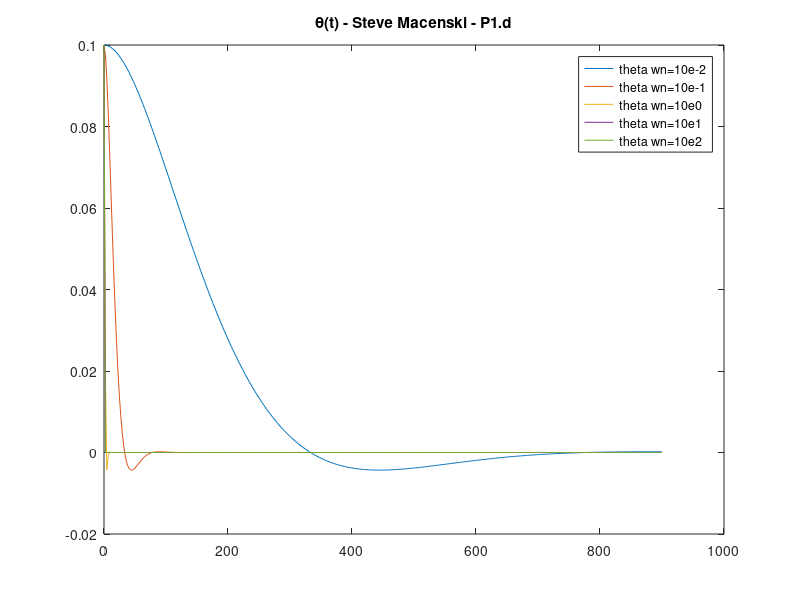
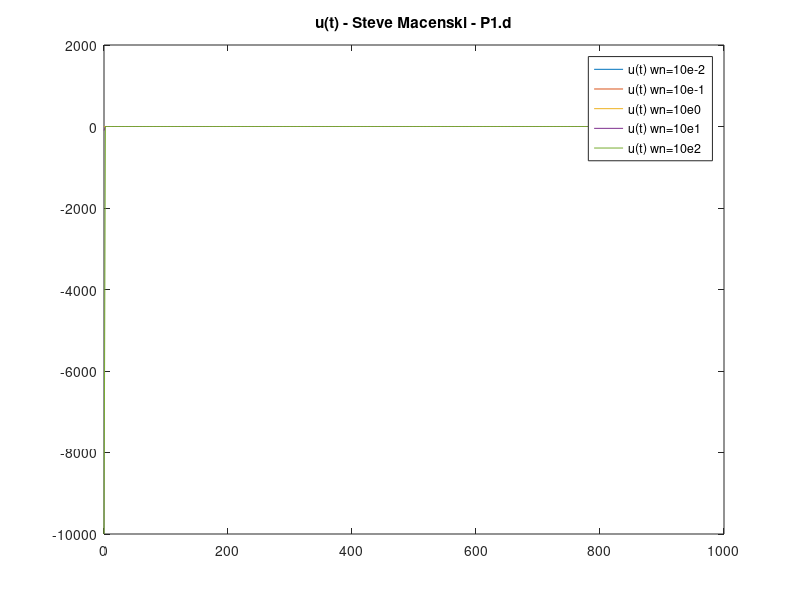
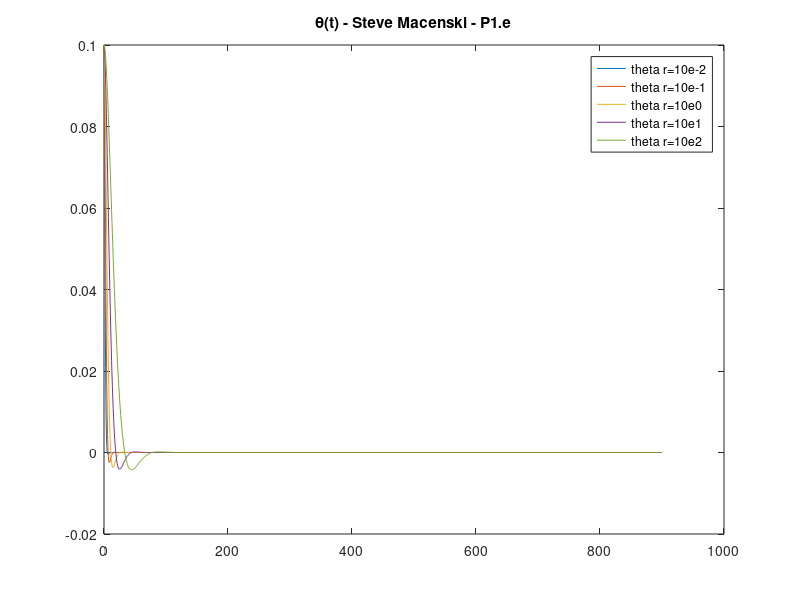
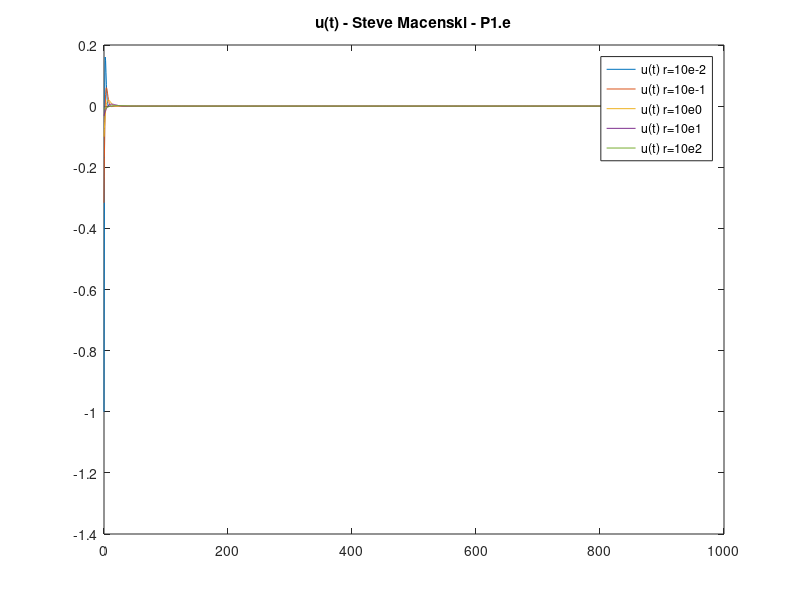

These charts were generated, in order, by the following MATLAB code:
function hw5_prob1

clc;
%% theta(t) v(t) and u(t) 1d
wn = [10^-2 10^-1 10^0 10^1 10^2];
J = 10;
Jw = 1; 
A = [0 1; 0 0];
B = [0 1/J]';
x0 = [0.1 0]';
v0 = 0;
for j=1:length(wn)

    t = linspace(0,900,400);

    k = [wn(j)^2*J 2*J/sqrt(2)*wn(j)];
    
    for i=1:length(t)
        x(:,i) = expm((A-B*k)*t(i))*x0;
    end
    figure(1) %theta(t)
    plot(t,x(1,:))
    hold on;
    
    figure(2) %u(t)
    plot(t,-k*x)
    hold on;

%     for i=1:length(t)
%         [t1,v] = ode45(@(t1,v) ((-k*x(:,i))./Jw),t,v0);
%     end
%     figure(5)
%     plot(t1,v)
%     hold on;
%     title('blah')
    
%     [t1,v] = ode45(@(t1,v) ((-k*x)./Jw),[0 900],v0);
%     figure(3) %v(t)
%     plot(t,v)
%     hold on;
end
figure(1)
legend('theta wn=10e-2','theta wn=10e-1','theta wn=10e0','theta wn=10e1','theta wn=10e2')
title('\theta(t) - Steve Macenski - P1.d')

figure(2)
legend('u(t) wn=10e-2','u(t) wn=10e-1','u(t) wn=10e0','u(t) wn=10e1','u(t) wn=10e2')
title('u(t) - Steve Macenski - P1.d')

% figure(3)
% legend('v wn=10e-2','v wn=10e-1','v wn=10e0','v wn=10e1','v wn=10e2')
% title('v(t) - Steve Macenski - P1.d')

%% theta(t) v(t) u(t) for 1e: using LQR 
R = [10^-2 10^-1 10^0 10^1 10^2];
J = 10;
Jw = 1;
A = [0 1; 0 0];
B = [0 1/J]'; 
x0 = [0.1 0]';
v0 = 0;
Q = eye(2);
for j=1:length(R)

    t = linspace(0,900,1400);

    k = lqr(A,B,Q,R(j));

    for i=1:length(t)
        x(:,i) = expm((A-B*k)*t(i))*x0;
    end
    figure(3) %theta(t)
    plot(t,x(1,:))
    hold on;
    
    figure(4) %u(t)
    plot(t,-k*x)
    hold on;
    
    %[t,v] = ode45(@(t,v) ((-k*x)./Jw),[0 900],v0);
    %figure(5) %v(t)
    %plot(t,v)
    %hold on;
end 
figure(3)
legend('theta r=10e-2','theta r=10e-1','theta r=10e0','theta r=10e1','theta r=10e2')
title('\theta(t) - Steve Macenski - P1.e')

figure(4)
legend('u(t) r=10e-2','u(t) r=10e-1','u(t) r=10e0','u(t) r=10e1','u(t) r=10e2')
title('u(t) - Steve Macenski - P1.e')

% figure(5)
% legend()
% title('v(t) - Steve Macenski - P1.e')


